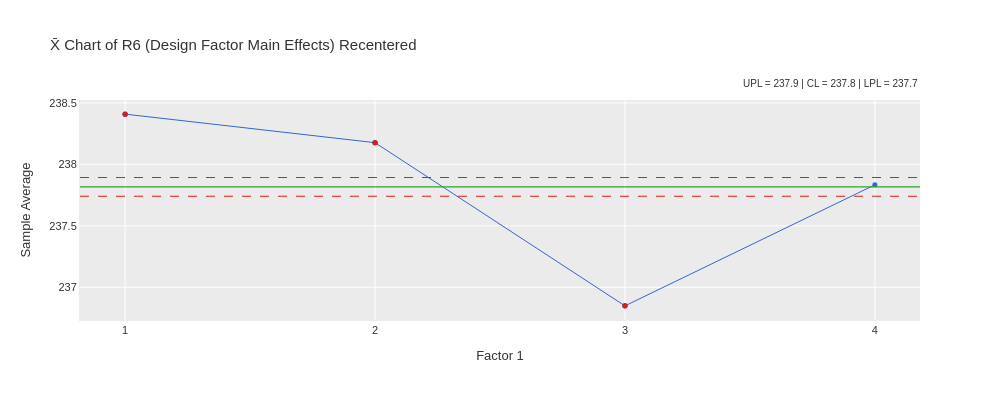

This figure's notebook cell:
### Markdown cell above
### Process Design Conditions Main Effects - Factor 1 - Sample Averages (matches)

### Code cell
study_sds1.execute(chart='xbar', by=[pb.cols.FACTOR_1], value='R6',recentered=True).plot(theme='ggplot').show()

### Figure 1 — Plotly figure (JSON) as saved in the notebook; plotly's stock layout.template omitted (floating-point values rounded to 4 significant figures)
{"data": [{"hovertemplate": "%{x}<br>%{y:.3f}<extra></extra>", "line": {"color": "#3366CC", "width": 1.0}, "marker": {"color": "#3366CC", "size": 5}, "mode": "lines+markers", "name": "Xbar", "opacity": 1.0, "type": "scatter", "x": ["1", "2", "3", "4"], "y": [238.4, 238.2, 236.8, 237.8]}, {"hovertemplate": "Beyond Limits<br>%{x}<br>%{y:.3f}<extra></extra>", "marker": {"color": "#E31A1C", "line": {"color": "#B2182B", "width": 0.5}, "size": 5, "symbol": "circle"}, "mode": "markers", "name": "Beyond Limits", "showlegend": false, "type": "scatter", "x": ["1", "2", "3"], "y": [238.4, 238.2, 236.8]}], "layout": {"annotations": [{"bgcolor": "rgba(255,255,255,0.7)", "font": {"color": "#333333", "size": 10}, "showarrow": false, "text": "UPL = 237.9 | CL = 237.8 | LPL = 237.7", "x": 1.0, "xanchor": "right", "xref": "paper", "y": 1.04, "yanchor": "bottom", "yref": "paper"}], "font": {"color": "#333333", "family": "sans-serif", "size": 11}, "height": 400, "hovermode": "x unified", "margin": {"b": 80}, "paper_bgcolor": "white", "plot_bgcolor": "#EBEBEB", "shapes": [{"line": {"color": "#E31A1C", "dash": "dash", "width": 1.2}, "type": "line", "x0": 0, "x1": 1, "xref": "x domain", "y0": 237.9, "y1": 237.9}, {"line": {"color": "#E31A1C", "dash": "dash", "width": 1.2}, "type": "line", "x0": 0, "x1": 1, "xref": "x domain", "y0": 237.7, "y1": 237.7}, {"line": {"color": "#33A02C", "dash": "solid", "width": 1.2}, "type": "line", "x0": 0, "x1": 1, "xref": "x domain", "y0": 237.8, "y1": 237.8}], "showlegend": false, "title": {"text": "X̄ Chart of R6 (Design Factor Main Effects) Recentered"}, "width": 1000, "xaxis": {"automargin": true, "gridcolor": "white", "gridwidth": 1.0, "linecolor": "#EBEBEB", "linewidth": 1.0, "showgrid": true, "showline": true, "title": {"text": "Factor 1"}, "type": "category"}, "yaxis": {"gridcolor": "white", "gridwidth": 1.0, "linecolor": "#EBEBEB", "linewidth": 1.0, "showgrid": true, "showline": true, "title": {"text": "Sample Average"}, "zeroline": false}}}
